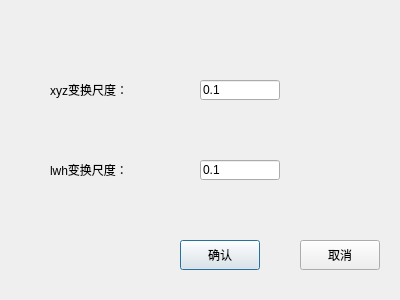
<?xml version="1.0" encoding="UTF-8"?>
<ui version="4.0">
 <class>Scale_Settings</class>
 <widget class="QDialog" name="Scale_Settings">
  <property name="geometry">
   <rect>
    <x>0</x>
    <y>0</y>
    <width>400</width>
    <height>300</height>
   </rect>
  </property>
  <property name="windowTitle">
   <string>尺度设置</string>
  </property>
  <widget class="QLabel" name="label_xyz_scale">
   <property name="geometry">
    <rect>
     <x>50</x>
     <y>80</y>
     <width>100</width>
     <height>20</height>
    </rect>
   </property>
   <property name="text">
    <string>xyz变换尺度：</string>
   </property>
  </widget>
  <widget class="QLabel" name="label__lwh_scale">
   <property name="geometry">
    <rect>
     <x>50</x>
     <y>160</y>
     <width>100</width>
     <height>20</height>
    </rect>
   </property>
   <property name="text">
    <string>lwh变换尺度：</string>
   </property>
  </widget>
  <widget class="QLineEdit" name="lineEdit_xyz_scale">
   <property name="geometry">
    <rect>
     <x>200</x>
     <y>80</y>
     <width>80</width>
     <height>20</height>
    </rect>
   </property>
   <property name="text">
    <string>0.1</string>
   </property>
  </widget>
  <widget class="QLineEdit" name="lineEdit_lwh_scale">
   <property name="geometry">
    <rect>
     <x>200</x>
     <y>160</y>
     <width>80</width>
     <height>20</height>
    </rect>
   </property>
   <property name="text">
    <string>0.1</string>
   </property>
  </widget>
  <widget class="QPushButton" name="pushButton_ok">
   <property name="geometry">
    <rect>
     <x>180</x>
     <y>240</y>
     <width>80</width>
     <height>30</height>
    </rect>
   </property>
   <property name="text">
    <string>确认</string>
   </property>
  </widget>
  <widget class="QPushButton" name="pushButton_cancel">
   <property name="geometry">
    <rect>
     <x>300</x>
     <y>240</y>
     <width>80</width>
     <height>30</height>
    </rect>
   </property>
   <property name="text">
    <string>取消</string>
   </property>
  </widget>
 </widget>
 <resources/>
 <connections/>
</ui>
